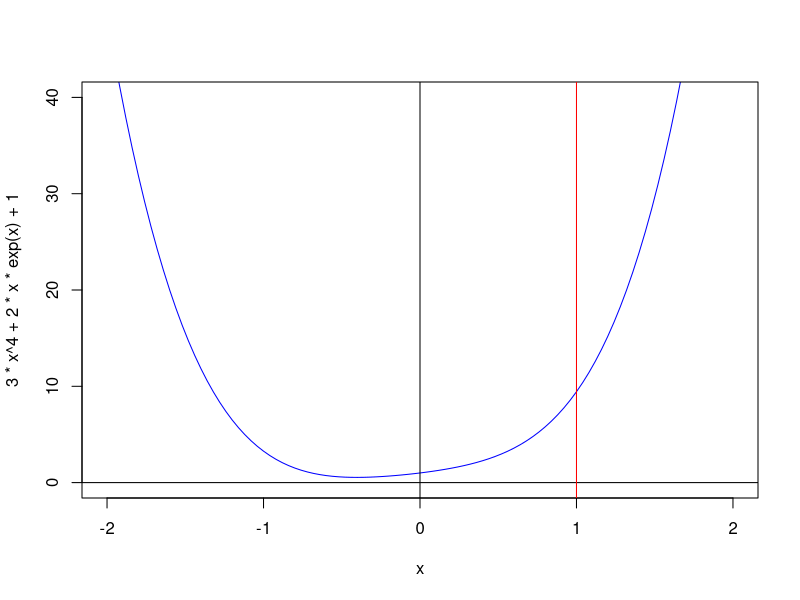
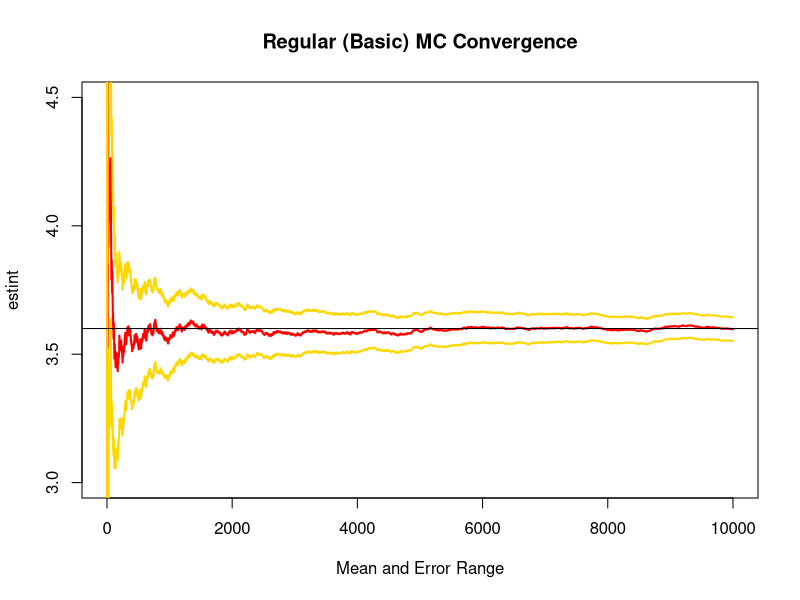
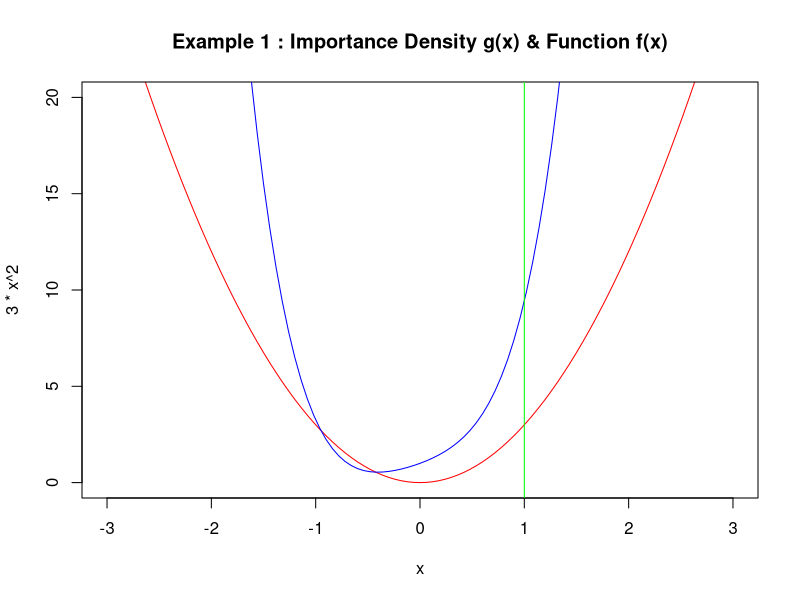
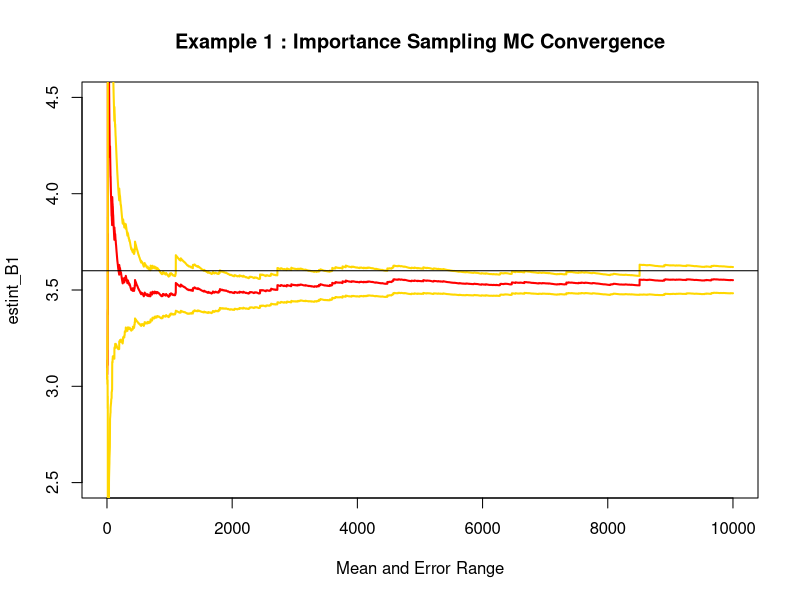
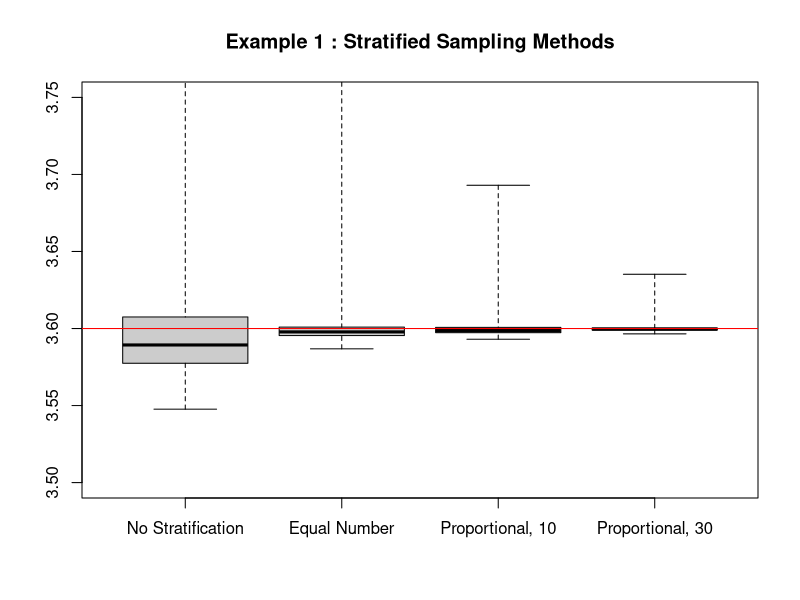

These figures' R source, in order: (Note: a time limit stopped this script after it produced the figures.)
# ===================================================================================================================================
# 1) Compare the following methods of Monte Carlo integration: A) Regular Monte Carlo ; B) Importance Sampling ; C) Stratified Sampling

# First we need to find an example/ an appropriate function to be integrated through different methods:

# First example function: f(x) = 3x^4 + 2x exp(x) + 1

# plotting the chosen function using built-in function curve()
curve(3*x^4 + 2*x*exp(x) + 1 , xlim=c(-2,2), ylim=c(0,40), col="blue")
abline(h=0, col="black")
abline(v=0, col="black")
abline(v=1, col="red")

# The true value of the integral we are interested in, evaluated over interval (0, 1):
integrate(function(x){3*x^4 + 2*x*exp(x) + 1}, 0, 1)

# >> We proceed with this example to perform our simulations, i.e. our function 'f' is : f(x) = 3*x^4 + 2*x*exp(x) +1 and we would like 
# to find its integral over: (0, 1) for example.

# ===================================================================================================================================
# A) Regular (Basic) Monte Carlo:

# We implement this method as a function, this will help with the simulation study/comparison that comes next:

# The basic/simple MC to convert the integral into an expectation.
option_A	<-	function(n){
            
    # our integral's upper bound (or: max - min)
    z <- 1
						
    # uniform RVs: u ~ u [0, 1]
    u	<- runif(n, min= 0, max= z)
						
    # This is the function h. NOTE: we need to multiply by upper bound z to convert the expression back to the original integral 
    # we are interested in. It is necessary because unifrom RVs are essentially dividing the expression by z and hence the need
    # for multiplying by z to revert it.
    h	<- z * (3*u^4+2*u*exp(u)+1)
						
    # evaluating the expectation to get a value for the integral
    return(mean(h))
}

# Checking for different numbers of replications (iterations) n to get an overall picture of the behaviour of this method :
# Note: results get much closer to the true value of integral as n increases!
option_A(10^2)    # n = 100
option_A(10^3)    # n = 1,000
option_A(10^6)    # n = 1,000,000

integrate(function(x){3*x^4+2*x*exp(x)+1}, 0, 1)

# We can also check whether the estimates converge to the true value of the integral for a single sequence of simulations:

set.seed(123456)
estint  <- rep(0, 10^4)
esterr  <- rep(0, 10^4)
z 			<- 1
u				<-	runif(10^4, min= 0, max= z)
hA			<-	 z * (3*u^4+2*u*exp(u)+1)
for (i in 1:10^4){
	estint[i] 	<- sum(hA[1:i]) / (i) 
	esterr[i] 	<- sqrt(sum((hA[1:i]-estint[1:i])^2))  / i 
}

plot(estint, xlab="Mean and Error Range", type="l", lwd=2, col= "red", ylim= c(3,4.5), main="Regular (Basic) MC Convergence")
lines(estint + 2*esterr, col= "gold", lwd=2)
lines(estint - 2*esterr, col="gold", lwd=2)
abline(h=3.6)

# By the 10^4 th simulation this given sequence gets very close to the true value of the integral

# ===================================================================================================================================
# B) Importance Sampling: hypothetically, we have an infinite number of combinations for the function f and the candidate density g. 
# However, we would like the density to have certain properties that match the function's properties. 
# We take two different importance densities and compare their performance:

# IMPORTANCE DENSITY No 1:

# We propose that g(x) = c * x^2 and evaluate the integral x^2 over [0, 1] to find that c = 3 : 
# Proceeding with g(x) = 3*x^2 as our importance density and plotting both g and f :

# g, the importance (or:instrumental) density
curve(3*x^2, xlim=c(-3,3), ylim=c(0,20), col="red", main="Example 1 : Importance Density g(x) & Function f(x)")
# f, the function
curve(3*x^4 + 2*x*exp(x) + 1 , xlim=c(-3,3), ylim=c(0,20), col="blue", add=T)
# upper bound of the integral
abline(v=1, col="green")

# 1) According to a rule of thumb, when the function f is large importance density g has to be large too. 
# In other words the candidate density g(x) has to be approximately proportional to the function f(x). 
# This rule holds in the case of g(x) = 3*x^2 and this is desirable.

# 2) In addition, we can see that it has a compatible support with our function h (i.e. g > 0 when h > 0).

# >> hence we continue with g(x) = 3*x^2

g_1 	<- function(x) {3*x^2}
f 		<-function(x) {(3*x^4 + 2*x*exp(x) + 1)}	
G_1		<-	function(x) {x^3}													
# Note also that inverse of G(x) is: (x)^(1/3)

# this function samples from the importance density g(x) by using the Inverse Transform method:
gene_1 <- function(n, min, max){
  	u  <- runif(n, 0, 1)
  	# inverse of G(x):
  	y  <- (G_1(min) + u*(G_1(max)-G_1(min))) ^ (1/3) 
  	return(y)
}


option_B1 <- function(n){
  # n uniform RVs generated	
	u <- runif(n, 0, 1)
	x <- gene_1(n, 0, 1)
	h <- f(x) / g_1(x)
	# evaluating the mean of h (a vector) once is equal to one estimate for our integral:
	return(mean(h))
}

# Note: results get much closer to the true value of integral as n increases
option_B1(10^2)     # n = 100
option_B1(10^3)     # n = 1,000
option_B1(10^6)     # n = 1,000,000


# Similar to part A, we can check the convergence of a single sequence to the true value of the integral when using this method :

set.seed(12345)
estint_B1 <- rep(0, 10^4)
esterr_B1	<- rep(0, 10^4)

# sampling from g(x) using the previously defined function gene()
h1				<-	 gene_1(10^4, 0, 1)
h2 				<- f(h1) / g_1(h1)
for (i in 1:10^4){
	estint_B1[i] 	<- sum(h2[1:i]) / (i) 
	esterr_B1[i] 	<- sqrt(sum((h2[1:i]-estint_B1[1:i])^2))  / i 
}

plot(estint_B1, xlab="Mean and Error Range", type="l", lwd=2, col= "red", main="Example 1 : Importance Sampling MC Convergence",
     ylim=c(2.5,4.5))
lines(estint_B1 + 2*esterr_B1, col= "gold", lwd=2)
lines(estint_B1 - 2*esterr_B1, col="gold", lwd=2)
abline(h=3.6)

# Again, the sequence converges close to the true value as the number of simulations increases

# ===================================================================================================================================
# C) Stratified Sampling:

f 		<- function(x) {(3*x^4 + 2*x*exp(x) + 1)}
# such that : h = f / g
h_1  	<- function(x) {(3*x^4 + 2*x*exp(x) + 1) / (3*x^2)}
G_1		<- function(x) {x^3}

# this function samples from the importance density g(x) by using the Inverse Transform method:
gene_1  <- function(n, min, max){
  	u 	<- runif(n, 0, 1)
  	y 	<- (G_1(min) + u*(G_1(max)-G_1(min))) ^ (1/3)   	
  	return(y)
}

# ===================================================================================================================================
# m strata, number of RVs taken on each stratum = ni = n/m --> equal number per stratum

strat_B1  <- function(n, m){
  
  res			<- rep(0, m)
  s				<- seq(0, 1, length.out=m+1)
  a				<- diff(G_1(s))	
  for(i in 1:m){
    u			<- gene_1(n/m, min=s[i], max=s[i+1])
    res[i] <- mean(h_1(u))
  }
  return(sum(a*res))
  
}

# evaluating once to check that it works
strat_B1(1000, 10)

# ===================================================================================================================================
# m strata, number of RVs taken on each stratum = ni = n*(a*devs)/sum(a*devs)  --> "proportional allocation"

strat_C1  <- function(n, m, B){
  
  devs		<- rep(0, m)
  s				<- seq(0, 1, length.out=m+1)	
  
  for(i in 1:m){
    u			<- gene_1(B, min=s[i], max=s[i+1])
    devs[i]	<- sd(h_1(u))
  }
  
  a				<- diff(G_1(s))
  # "proportional allocation" to each stratum:
  ens			<- n*(a*devs)/sum(a*devs)
  ens			<- round(ens)
  
  res			<- rep(0, m)
  s				<- seq(0, 1, length.out=m+1)
  # for each stratum do the following:
  for(i in 1:m){
    # sample according to importance density g (through function gene() defined earlier):
    u			<- gene_1(ens[i], min=s[i], max=s[i+1])
    # evaluate h (x=u) and take their average:
    res[i]<- mean(h_1(u))
  }
  # evaluating over all strata: our estimate for the integral:
  return(sum(a*res))
  
}

# evaluating once to check that it works:
strat_C1(1000, 10, 1000)

# ===================================================================================================================================
# Comparing the three different stratified sampling methods via a simple simulation study:

# making results reproducible by using the built-in set.seed() function
set.seed(1234567)

# Number of simulations for this study:
B	<- 10^3

# containers for three methods
resA1	<- rep(0, B)
resB1	<- rep(0, B)
resC1	<- rep(0, B)
resD1	<- rep(0, B)

n	<- 10^5

for(i in 1:B){
  # No stratification (i.e. m=1):
	resA1[i]		<- strat_B1(n, 1)
	# 10 strata, equal allocation
	resB1[i]		<- strat_B1(n, m=10)
	# 10 strata, proportional allocation:
	resC1[i] 		<- strat_C1(n, m=10, B=1000)
	# 30 strata, proportional allocation
	resD1[i]		<- strat_C1(n, m= 30, B=1000)
}

boxplot(resA1, resB1, resC1, resD1, names=c("No Stratification", "Equal Number", "Proportional, 10", "Proportional, 30"), 
        ylim=c(3.5,3.75), col=grey(0.8), range=0, main= "Example 1 : Stratified Sampling Methods")
# the 'true' value of the integral from before:
abline(h=3.6, col="red", lwd=1)

# Conclusion: As expected, the fourth method (30 strata with proportional allocation) is the most accurate of all stratified 
# methods above.

# ===================================================================================================================================
# Simulation Study: we now compare all different methods for this given importance density example:

# making results reproducible by using set.seed() function
set.seed(1234567)

# number of simulations
B		<-	10^4

# empty containers:
res1_1	<- rep(0, B)
res2_1	<- rep(0, B)
res3_1	<- rep(0, B)
res4_1	<- rep(0, B)
res5_1	<- rep(0, B)

n		<-	10^4

for(i in 1:B){
	res1_1[i]	<- option_A(n)
	res2_1[i]	<- option_B1(n)
	res3_1[i] <- strat_B1(n, m=10)	
	res4_1[i]	<- strat_C1(n, m=10, B=1000)
	res5_1[i] <- strat_C1(n, m=30, B=1000)
}

boxplot(res1_1, res2_1, res3_1, res4_1, res5_1, names=c("Basic MC", "Importance MC", "Strat A", "Strat B", "Strat C"),
        ylim=c(3.45,3.7), col=grey(0.8), range=0, main = "Example 1 : All Methods Compared")
abline(h=3.6, col="red", lwd=1)

# Conclusion: The stratified with proportional allocation (optimal) from each stratum and 30 strata is the best method. 
# It has the closest estimate to the true value of the integral as well as having the smallest error margin. 
# Next are the other stratified sampling methods followed by simple monte carlo and importance sampling.

# ===================================================================================================================================

# IMPORTANCE DENSITY No 2:  another importance density:

# We should redo parts B & C as A remains the same (because it does not depend on the candidate importance density).
# We propose that g(x) = c * x^3 and evaluate the integral x^3 over [0, 1] to find that c = 4 : 
# Proceeding with g(x) =  4*x^3 as our importance density and plotting both g and f :
 
# g, the importance density:
curve(4*x^3, xlim=c(-3,3), ylim=c(0,20), col="red", main="Example 2 : Importance Density g(x) & Function f(x)")
# f, the function:
curve(3*x^4 + 2*x*exp(x) + 1 , xlim=c(-3,3), ylim=c(0,20), col="blue", add=T)
# upper bound of the integral:
abline(v=1, col="green")

# According to a rule of thumb, when the function f is large importance density g has to be large too. 
# In other words the candidate density g(x) has to be approximately proportional to the function f(x). 
# This rule holds in the case of g(x) =  4*x^3 and this is desirable.

# 	>> hence we continue with g(x) =  4*x^3

g_2 		<- function(x) {4*x^3}
f 			<- function(x) {(3*x^4 + 2*x*exp(x) + 1)}		
G_2 		<- function(x) {x^4}										
# Note also that inverse of G(x) is: (x)^(1/4)

# this function samples from the importance density g(x) by using the Inverse Transform method
gene_2 <- function(n, min, max){
  	u  <- runif(n, 0, 1)
  	# inverse of G(x) :
  	y  <- (G_2(min) + u*(G_2(max)-G_2(min))) ^ (1/4)
  	return(y)
}

option_B2 <- function(n){
  # n uniform RVs generated	
	u <- runif(n, 0, 1)
	x <- gene_2(n, 0, 1)
	h <- f(x) / g_2(x)
	# evaluating the mean of h (a vector) once is equal to one estimate for our integral
	return(mean(h))
}

# Note: results get much closer to the true value of integral as n increases:
option_B2(10^2)     # n = 100
option_B2(10^3)     # n = 1,000
option_B2(10^6)     # n = 1,000,000


# Similar to part A and part B for Example no 1, we can check the convergence of a single sequence to the true value of the integral
# when using this method :

set.seed(12345)
estint_B2  <- rep(0, 10^4)
esterr_B2  <- rep(0, 10^4)
# sampling from g(x) using the previously defined function gene()
h1				<- gene_2(10^4, 0, 1)
h2 				<- f(h1) / g_2(h1)
for (i in 1:10^4){
	estint_B2[i] 	<- sum(h2[1:i]) / (i) 
	esterr_B2[i] 	<- sqrt(sum((h2[1:i]-estint_B2[1:i])^2))  / i 
}

plot(estint_B2, xlab="Mean and Error Range", type="l", lwd=2, col= "red", main="Example 2 : Importance Sampling MC Convergence",
     ylim=c(2.5,4.5))
lines(estint_B2 + 2*esterr_B2, col= "gold", lwd=2)
lines(estint_B2 - 2*esterr_B2, col="gold", lwd=2)
abline(h=3.6)

# Again, the sequence converges close to the true value as the number of simulations increases

# ===================================================================================================================================
# C) Stratified Sampling:

f 		<- function(x) {(3*x^4 + 2*x*exp(x) + 1)}
# such that : h = f / g
h_2 	<- function(x) {(3*x^4 + 2*x*exp(x) + 1) / (4*x^3)}
G_2		<- function(x) {x^4}

# this function samples from the importance density g(x) by using the Inverse Transform method:
gene_2 <- function(n, min, max){
  	u  <- runif(n, 0, 1)
  	y  <- (G_2(min) + u*(G_2(max)- G_2(min))) ^ (1/4)   	
  	return(y)
}

# ===================================================================================================================================
# m strata, number of RVs taken on each stratum = ni = n/m --> equal number per stratum

strat_B2  <-	function(n, m){
  
  res			<-	rep(0, m)
  s				<-	seq(0, 1, length.out=m+1)
  a				<-	diff(G_2(s))	
  for(i in 1:m){
    u			<-	gene_2(n/m, min=s[i], max=s[i+1])
    res[i]<-	mean(h_2(u))
  }
  return(sum(a*res))
  
}

# evaluating once to check that it works
strat_B2(1000, 10)

# ===================================================================================================================================
# m strata, number of RVs taken on each stratum = ni = n*(a*devs)/sum(a*devs)  --> "proportional allocation"

strat_C2  <-	function(n, m, B){
  
  devs		<-	rep(0, m)
  s				<-	seq(0, 1, length.out=m+1)	
  
  for(i in 1:m){
    u			<-	gene_2(B, min=s[i], max=s[i+1])
    devs[i] <- sd(h_2(u))
  }
  
  a				<-	diff(G_2(s))	
  # "proportional allocation" to each stratum:
  ens			<-	n*(a*devs)/sum(a*devs)
  ens			<-	round(ens)
  
  res			<-	rep(0, m)
  s				<-	seq(0, 1, length.out=m+1)	
  
  # for each stratum do the following:
  for(i in 1:m){
    # sample according to importance density g (through function gene() defined earlier):
    u			<-	gene_2(ens[i], min=s[i], max=s[i+1])
    # evaluate h (x=u) and take their average:
    res[i]	<- mean(h_2(u))
  }
  # evaluating over all strata: our estimate for the integral:
  return(sum(a*res))
  
}

# evaluating once to check that it works:
strat_C2(1000, 10, 1000)

# ===================================================================================================================================
# Comparing the three different stratified sampling methods via a simple simulation study:

# making results reproducible by using the built-in set.seed() function
set.seed(1234567)
# Number of simulations for this study:
B				<-	10^3
# emptry containers for the three methods:
resA2		<- rep(0, B)
resB2		<- rep(0, B)
resC2		<- rep(0, B)
resD2		<- rep(0, B)

n		<-	10^5

for(i in 1:B){
  # No stratification (m=1):
	resA2[i]		<- strat_B2(n, 1)
	# 10 strata, equal allocation:
  resB2[i]		<- strat_B2(n, m=10)
  # 10 strata, proportional allocation:
	resC2[i] 		<- strat_C2(n, m=10, B=1000)
	# 30 strata, proportional allocation:
	resD2[i]		<- strat_C2(n, m= 30, B=1000)
}

boxplot(resA2, resB2, resC2, resD2, names=c("No Stratification", "Equal Number", "Proportional, 10", "Proportional, 30"), 
        ylim=c(3.5,3.75), col=grey(0.8), range=0, main= "Example 2 : Stratified Sampling Methods")
# the 'true' value of the integral from before:
abline(h=3.6, col="red", lwd=1)

# Conclusion: As expected, the fourth method (30 strata with proportional allocation) is the most accurate of all stratified 
# methods above.

# ===================================================================================================================================
# Simulation Study: we now compare all different methods for this given importance density example:

set.seed(1234567)
B			<-	10^4
res1_2	<- rep(0, B)
res2_2	<- rep(0, B)
res3_2	<- rep(0, B)
res4_2 	<- rep(0, B)
res5_2	<- rep(0, B)

n		<-	10^4

for(i in 1:B){
	res1_2[i]	<- option_A(n)
	res2_2[i]	<- option_B2(n)
	res3_2[i] <- strat_B2(n, m=10)	
	res4_2[i]	<- strat_C2(n, m=10, B=1000)
	res5_2[i] <- strat_C2(n, m=30, B=1000)
}

boxplot(res1_2, res2_2, res3_2, res4_2, res5_2, names=c("Basic MC", "Importance MC", "Strat A", "Strat B", "Strat C"), 
        ylim=c(3.45,3.7), col=grey(0.8), range=0, main = "Example 2 : All Methods Compared")
abline(h=3.6, col="red", lwd=1)

# Conclusion: In this case too, the stratified with proportional allocation (optimal) from each stratum and 30 strata is
# the best method. It has the closest estimate to the true value of the integral as well as having the smallest error margin. 
# Next are the other stratified sampling methods followed by simple monte carlo and importance sampling. 
# Also note that this importance density does not do as well as the first density.

# ===================================================================================================================================
# After running all the above code, the following lines generate the comparative boxplot of all methods considered for both examples:

boxplot(res1_1, res2_1, res2_2, res3_1, res3_2, res4_1, res4_2, res5_1, res5_2, 
        names=c("Basic", "Importance 1", "Importance 2",
                "Strat A 1", "Strat A 2", "Strat B 1", "Strat B 2", 
                "Strat C 1", "Strat C 2"), ylim=c(3.45,3.7), col=grey(0.8),
                range=0, main = "Example 1 & 2 : All Methods Compared")
abline(h=3.6, col="red", lwd=1)

# And this generates all the functions in one graph:

# f,  the function:
curve(3*x^4 + 2*x*exp(x) + 1 , xlim=c(-3,3), ylim=c(-1,20), col="black", 
      lwd=2, main="Examples 1 & 2 : Importance Densities & Function f(x)")
# first density:
curve(3*x^2, xlim=c(-3,3), ylim=c(-1,20), col="blue", add=T)
# second density:
curve(4*x^3, xlim=c(-3,3), ylim=c(-1,20), col="red", add=T)
abline(v=1, col="green")																					
# ===================================================================================================================================
